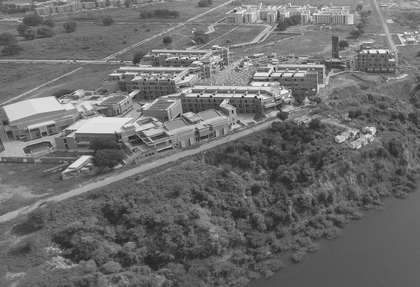
%> input picture Code/input_image/campus.png, 420 x 287 px, shrunk from 986 x 673 before the run
$ octave last.m   (GNU Octave 9; MATLAB toolbox functions it lacks are replaced by stand-ins)
%> lines starting %> are read from the running program, lines starting %| are printed output that depends on the picture; in (x1, y1, x2, y2) boxes, pixels count from 0 and x2, y2 are one past the last pixel; in counts of white or black regions, pixels touching at a corner belong together; the program's own positions count from 1
### Code/pad.m
function [J] = pad(I,k)
%> called with k = 1
[m,n]=size(I);
%> m = 287; n = 420
J=size(m+k,n+k);
%> J = 1
J(((k+1):(m+k)),((k+1):(n+k)))=I;
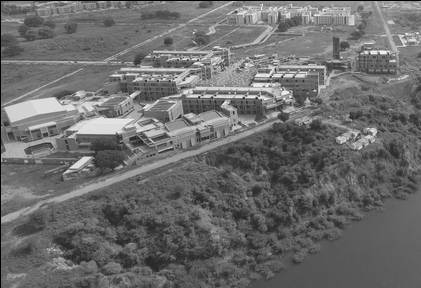
%> J: size 288x421 double; min 0, max 255, mean 108.6
end

### Code/halftone_error_diff.m
function [J] = halftone_error_diff(I,T)
I=pad(I,1);
[m,n]=size(I);
%> m = 288; n = 421
J=zeros(m,n);
E=zeros(m,n);
for i=2:(m-1)
    for j=2:(n-1)
        f=I(i,j);
        if f>T
            J(i,j)=255;
        else
            J(i,j)=0;
        end
        E(i,j)=I(i,j)-J(i,j);
        I(i,j+1)=I(i,j+1)+E(i,j)*(7/16);
        I(i+1,j-1)=I(i+1,j-1)+E(i,j)*(3/16);
        I(i+1,j)=I(i+1,j)+E(i,j)*(5/16);
        I(i+1,j+1)=I(i+1,j+1)+E(i,j)*(1/16);
    end
end
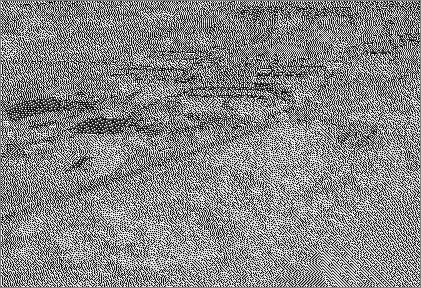
%> E: size 288x421 double; min -128, max 127, mean 7.3; drawn with min black and max white
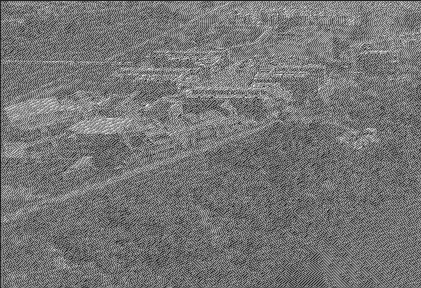
%> I: size 288x421 double; min -47.05, max 306.6, mean 115.8; drawn with min black and max white
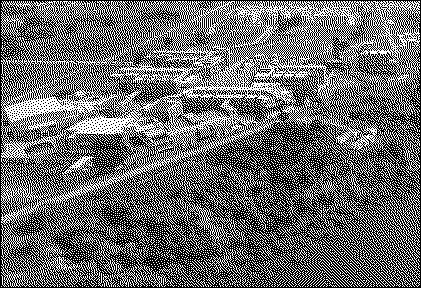
%> J: size 288x421 double; 42.3% white in thin lines or dots
% J=J(2:(end-1),2:(end-1));
end

### Code/last.m
clc,clear,close all
addpath('input_image')
I=255.*im2double(imread('campus.png'));
J=halftone_error_diff(I,127);
imshow(J)
truesize

$ run again, with Code/input_image/1_user.jpg saved as Code/input_image/campus.png
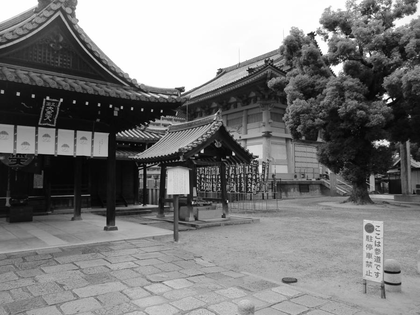
%> input picture Code/input_image/1_user.jpg, 420 x 315 px, shrunk from 898 x 673 before the run
%> after the loop in halftone_error_diff, `for i=2:(m-1)`:
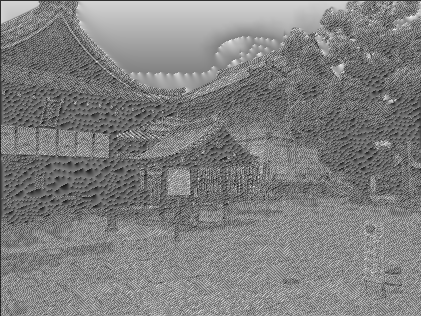
%> I: size 316x421 double; min -72.57, max 320, mean 125.4; drawn with min black and max white
%> after the loop in halftone_error_diff, `for i=2:(m-1)`:
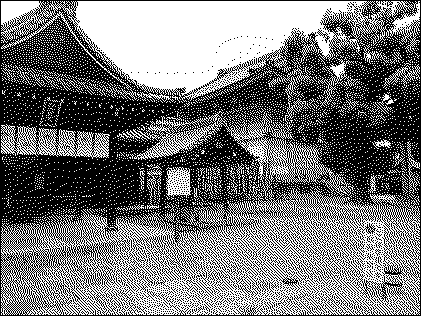
%> J: size 316x421 double; 46.6% white; 4325 white regions (4289 under 20 px), largest, box (x1, y1, x2, y2) and area: (1, 65, 420, 315) 30828, (1, 1, 420, 103) 20858, (1, 124, 110, 159) 1615

$ run again, with Code/input_image/2_user.jpg saved as Code/input_image/campus.png
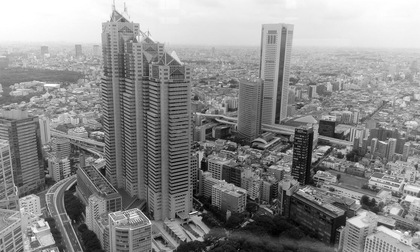
%> input picture Code/input_image/2_user.jpg, 420 x 252 px, shrunk from 1122 x 673 before the run
%> after the loop in halftone_error_diff, `for i=2:(m-1)`:
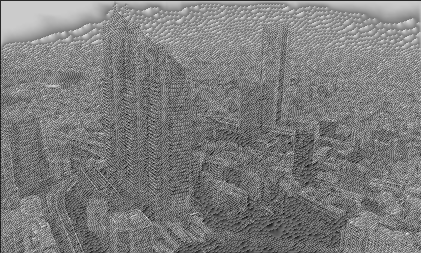
%> I: size 253x421 double; min -62.8, max 335.9, mean 132.8; drawn with min black and max white
%> after the loop in halftone_error_diff, `for i=2:(m-1)`:
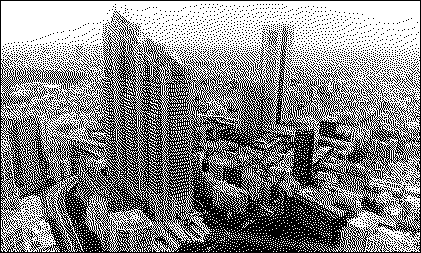
%> J: size 253x421 double; 53.8% white; black in thin lines or dots
